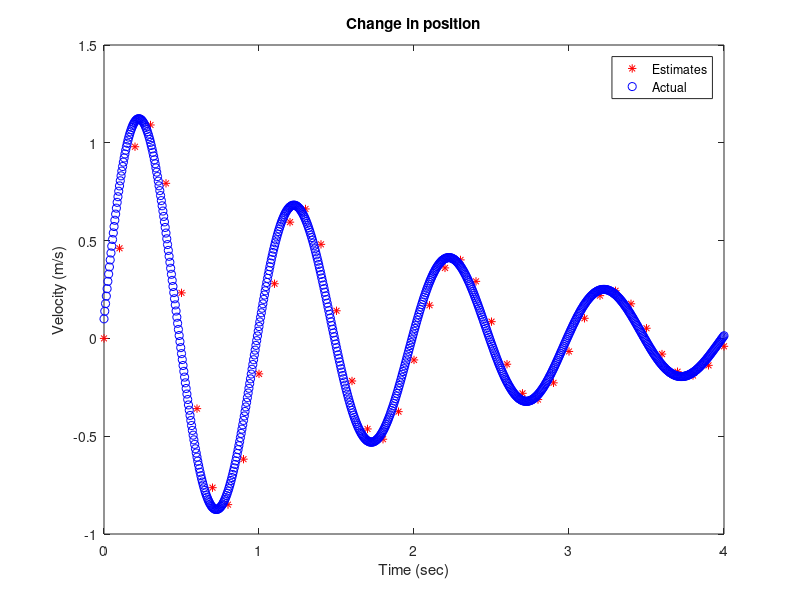

This figure's MATLAB source:
clear; close all; clc;
time = 0:0.5:10;
position = [4;0.7;0.1;1.7;4;7;10;12;13.6;14.1;13.6;12;10;7;4;1.7;0.1;1;4;11;16];
estimateTimes = [6.1;6.2;6.3;6.4];
linear = interp1(time,position,estimateTimes,'linear');
%% part 2
clear; close all; clc;
load HW3P2
plot(t,V,'*')
xlabel('Time (sec)');
ylabel('Volts (volts)');
title('Voltage change over time');

newT = 0:0.005:0.8;
nearest = interp1(t,V,newT,'nearest');
plot(t,V,'r*',newT,nearest,'bo')
xlabel('Time (sec)');
ylabel('Volts (volts)');
title('Voltage change over time');
legend('Original','Estimates');

linear = interp1(t,V,newT,'linear');
plot(t,V,'r*',newT,linear,'bo')
xlabel('Time (sec)');
ylabel('Volts (volts)');
title('Voltage change over time');
legend('Original','Estimates');

spline = interp1(t,V,newT,'spline');
plot(t,V,'r*',newT,spline,'bo')
xlabel('Time (sec)');
ylabel('Volts (volts)');
title('Voltage change over time');
legend('Original','Estimates');

%% part 4
clear; close all; clc;
load HW3P4
plot(t,pos,'*');
xlabel('Time (sec)');
ylabel('Position (m)');
title('Change in position');
vel2(1) = 0;
for x = 2:length(t)
    vel2(x) = (pos(x) - pos(x-1))/0.1
end

plot(t,vel2,'r*',t_act,v_act,'bo');
xlabel('Time (sec)');
ylabel('Velocity (m/s)');
title('Change in position');
legend('Estimates','Actual');


